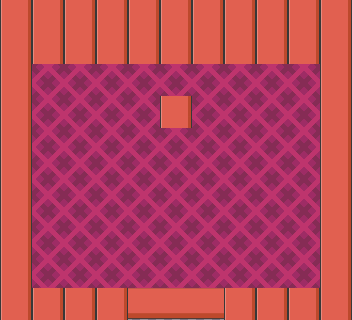

Tiled map render using the project's own tile images. Description and the map definition, with tile-layer contents summarised, below:
An orthogonal 11x10 tile map with 32x32 px tiles, 7 tile layers (background, Gym leader, barrier, surf, ...), 5 tilesets.

<map version="1.10" tiledversion="1.11.2" orientation="orthogonal" renderorder="right-down" width="11" height="10" tilewidth="32" tileheight="32" infinite="0" nextlayerid="16" nextobjectid="1">
 <tileset firstgid="1" name="tiles2" tilewidth="32" tileheight="32" tilecount="952" columns="8">
  <image source="tiles2.png" width="256" height="3833" />
 </tileset>
 <tileset firstgid="3709" source="trainersOverworkd.tsx" />
 <tileset firstgid="6493" source="tiles3.tsx" />
 <tileset firstgid="7445" source="tiles4.tsx" />
 <tileset firstgid="8397" source="tiles5.tsx" />
 <group id="5" name="Group 1">
  <layer id="11" name="background" width="11" height="10">
   <data>[110 cells, 110 non-empty, 4 distinct tile ids]</data>
  </layer>
  <layer id="4" name="Gym leader" width="11" height="10">
   <data>[110 cells, 1 non-empty, 1 distinct tile ids]</data>
  </layer>
 </group>
 <layer id="6" name="barrier" width="11" height="10">
  <data>[110 cells, 47 non-empty, 1 distinct tile ids]</data>
 </layer>
 <layer id="7" name="surf" width="11" height="10" locked="1">
  <data>[110 cells, 0 non-empty, 0 distinct tile ids]</data>
 </layer>
 <layer id="8" name="encounter" width="11" height="10" locked="1">
  <data>[110 cells, 0 non-empty, 0 distinct tile ids]</data>
 </layer>
 <layer id="9" name="event" width="11" height="10" locked="1">
  <data>[110 cells, 1 non-empty, 1 distinct tile ids]</data>
 </layer>
 <layer id="15" name="portal" width="11" height="10">
  <data>[110 cells, 3 non-empty, 1 distinct tile ids]</data>
 </layer>
</map>
